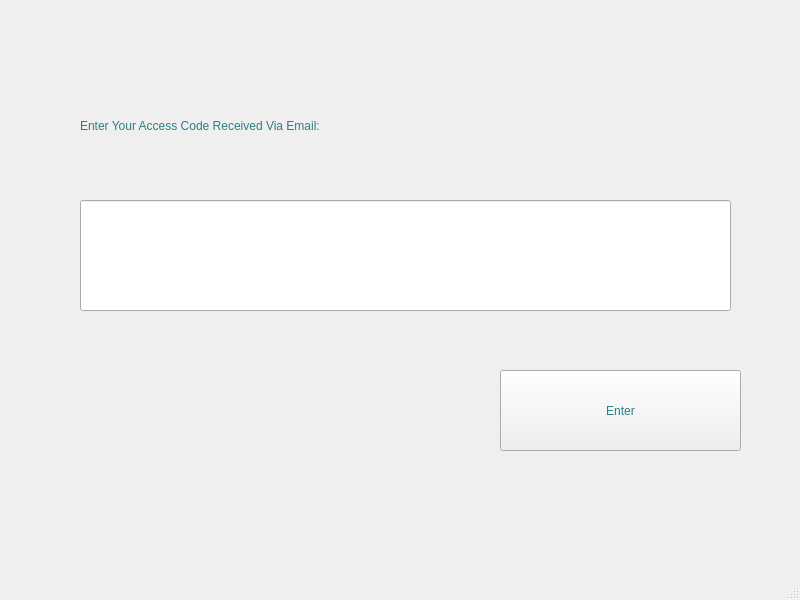
<?xml version="1.0" encoding="UTF-8"?>
<ui version="4.0">
 <class>MainWindow</class>
 <widget class="QMainWindow" name="MainWindow">
  <property name="geometry">
   <rect>
    <x>0</x>
    <y>0</y>
    <width>800</width>
    <height>600</height>
   </rect>
  </property>
  <property name="windowTitle">
   <string>MainWindow</string>
  </property>
  <widget class="QWidget" name="centralwidget">
   <widget class="QLabel" name="label">
    <property name="geometry">
     <rect>
      <x>80</x>
      <y>40</y>
      <width>671</width>
      <height>171</height>
     </rect>
    </property>
    <property name="styleSheet">
     <string notr="true">font: 20pt &quot;Lucida Calligraphy&quot;;
color: rgb(46, 125, 132);</string>
    </property>
    <property name="text">
     <string>Enter Your Access Code Received Via Email:</string>
    </property>
   </widget>
   <widget class="QLineEdit" name="lineEdit">
    <property name="geometry">
     <rect>
      <x>80</x>
      <y>200</y>
      <width>651</width>
      <height>111</height>
     </rect>
    </property>
   </widget>
   <widget class="QPushButton" name="pushButton">
    <property name="geometry">
     <rect>
      <x>500</x>
      <y>370</y>
      <width>241</width>
      <height>81</height>
     </rect>
    </property>
    <property name="styleSheet">
     <string notr="true">font: 20pt &quot;Lucida Calligraphy&quot;;
color: rgb(46, 125, 132);</string>
    </property>
    <property name="text">
     <string>Enter</string>
    </property>
   </widget>
  </widget>
  <widget class="QMenuBar" name="menubar">
   <property name="geometry">
    <rect>
     <x>0</x>
     <y>0</y>
     <width>800</width>
     <height>21</height>
    </rect>
   </property>
  </widget>
  <widget class="QStatusBar" name="statusbar"/>
 </widget>
 <resources/>
 <connections/>
</ui>
